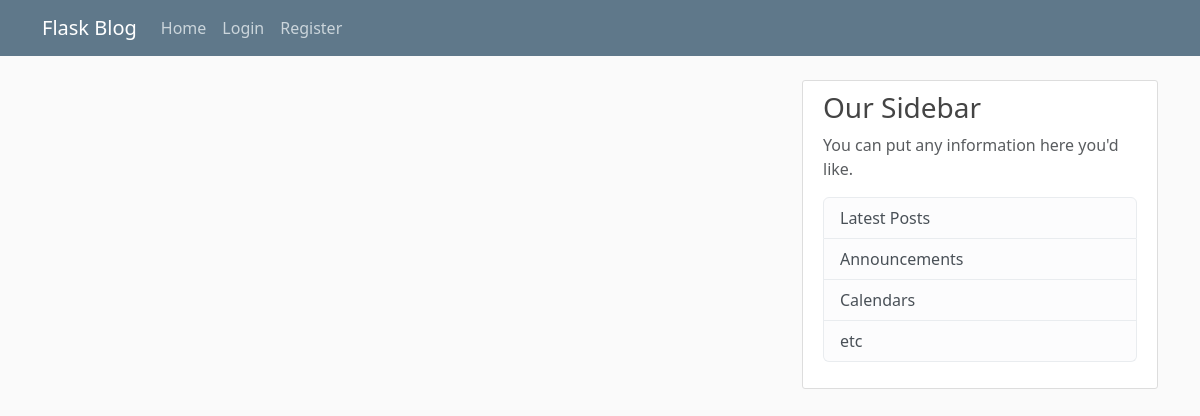
Before: / with the older database file.
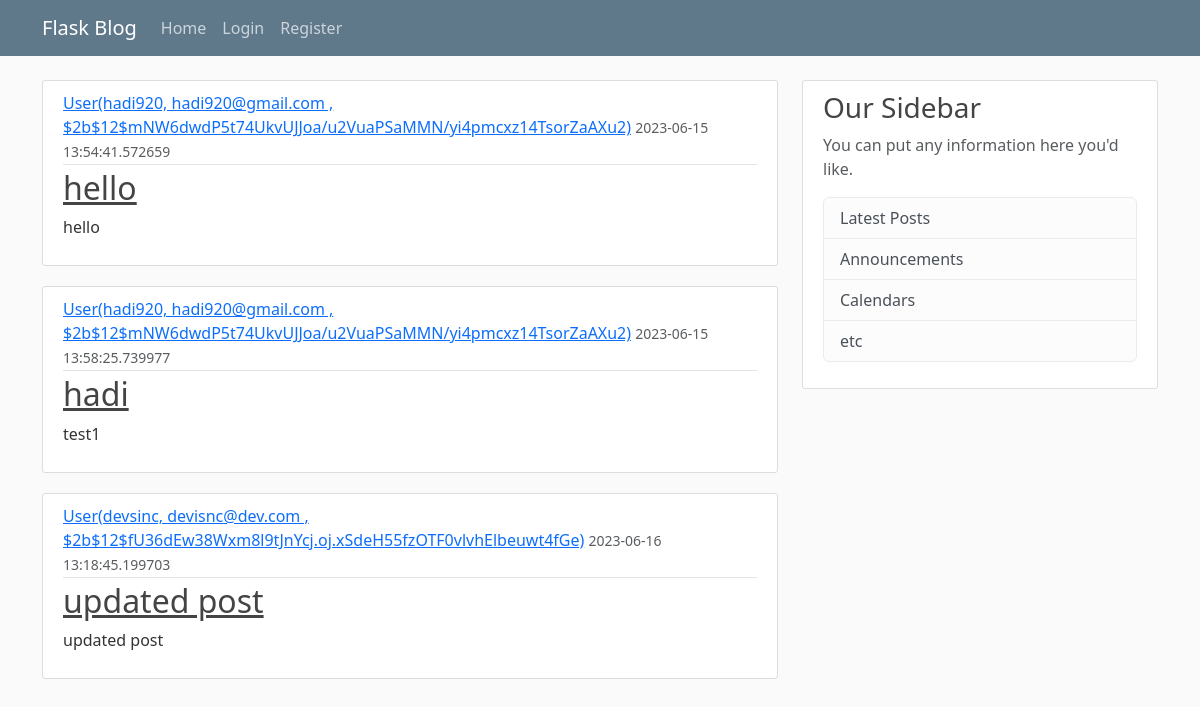
After: the same page with the newer database file.
### flaskblog/models.py (models this page shows, shortened)
class Post(db.Model):
    id = db.Column(db.Integer, primary_key=True)
    title = db.Column(db.String(100), nullable=False)
    date_posted = db.Column(db.DateTime, nullable=True,
                            default=datetime.utcnow)
    content = db.Column(db.Text, nullable=False)
    user_id = db.Column(db.Integer, db.ForeignKey('user.id'), nullable=False)

class User(db.Model, UserMixin):
    id = db.Column(db.Integer, primary_key=True)
    username = db.Column(db.String(20), unique=True, nullable=False)
    email = db.Column(db.String(120), unique=True, nullable=False)
    img_file = db.Column(db.String(20), nullable=False, default="default.jpeg")
    password = db.Column(db.String(60), nullable=False)
    posts = db.relationship('Post', backref='author',
                            lazy=True, primaryjoin="User.id == Post.user_id")
    def __repr__(self):
        return f"User({self.username}, {self.email} , {self.password})"

### flaskblog/routes.py (the view)
@app.route("/")
def home():
    posts = Post.query.all()
    return render_template("home.html", title="homepage", posts=posts)

### flaskblog/templates/home.html (shortened to what this page needs)
{% extends "layout.html" %}
{% block content %}
{% for post in posts %}
<article class="media content-section">
  <div class="media-body">
    <div class="article-metadata">
      <a class="mr-2" href="#">{{ post.author }}</a>
      <small class="text-muted">{{ post.date_posted }}</small>
    </div>
    <h2><a class="article-title" href="#">{{ post.title }}</a></h2>
    <p class="article-content">{{ post.content }}</p>
  </div>
</article>
{%endfor %} {% endblock%}

### flaskblog/templates/layout.html (shortened to what this page needs)
<!DOCTYPE html>
<html lang="en">
  <head>
    <link
      href="https://cdn.jsdelivr.net/npm/bootstrap@5.3.0/dist/css/bootstrap.min.css"
      rel="stylesheet"
    />
    <link rel="stylesheet" type="text/css" href="{{ url_for('static', filename='main.css') }}">
  </head>
  <body>
    <header class="site-header">
      <nav class="navbar navbar-expand-md navbar-dark bg-steel fixed-top">
        <div class="container">
          <a class="navbar-brand mr-4" href="/">Flask Blog</a>
          <div class="collapse navbar-collapse" id="navbarToggle">
            <div class="navbar-nav mr-auto">
              <a class="nav-item nav-link" href="{{url_for('home')}}">Home</a>
            </div>
            <div class="navbar-nav">
              {% if current_user.is_authenticated %}
                <a class="nav-item nav-link" href="{{url_for('account')}}">Account</a>
                <a class="nav-item nav-link" href="{{url_for('new_post')}}">New Post</a>
                <a class="nav-item nav-link" href="{{url_for('logout')}}">Logout</a>
              {% else %}
                <a class="nav-item nav-link" href="{{url_for('login')}}">Login</a>
                <a class="nav-item nav-link" href="{{url_for('register')}}">Register</a>
              {%endif%}
            </div>
          </div>
        </div>
      </nav>
    </header>
    <main role="main" class="container">
        <div class="row">
          <div class="col-md-8">
            {% block content %}{% endblock %}
          </div>
          <div class="col-md-4">
            <div class="content-section">
              <h3>Our Sidebar</h3>
              <p class='text-muted'>You can put any information here you'd like.
                <ul class="list-group">
                  <li class="list-group-item list-group-item-light">Latest Posts</li>
                  <li class="list-group-item list-group-item-light">Announcements</li>
                  <li class="list-group-item list-group-item-light">Calendars</li>
                  <li class="list-group-item list-group-item-light">etc</li>
                </ul>
              </p>
            </div>
          </div>
        </div>
      </main>
  </body>
</html>

### flaskblog/static/main.css (style rules this page uses)
body { background: #fafafa; color: #333333; margin-top: 5rem; }
h1, h2, h3, h4, h5, h6 { color: #444444; }
.bg-steel { background-color: #5f788a; }
.site-header .navbar-nav .nav-link { color: #cbd5db; }
.content-section { background: #ffffff; padding: 10px 20px; border: 1px solid #dddddd; border-radius: 3px; margin-bottom: 20px; }
.article-title { color: #444444; }
.article-content { white-space: pre-line; }
.article-metadata { padding-bottom: 1px; margin-bottom: 4px; border-bottom: 1px solid #e3e3e3; }

Changed rows visible on the page:
added Post: author "User(hadi920, hadi920@gmail.com , $2b$12$mNW6dwdP5t74UkvUJJoa/u2VuaPSaMMN/yi4pmcxz14TsorZaAXu2)", date_posted "2023-06-15 13:54:41.572659", title "hello", content "hello"
added Post: author "User(hadi920, hadi920@gmail.com , $2b$12$mNW6dwdP5t74UkvUJJoa/u2VuaPSaMMN/yi4pmcxz14TsorZaAXu2)", date_posted "2023-06-15 13:58:25.739977", title "hadi", content "test1"
added Post: author "User(devsinc, devisnc@dev.com , $2b$12$fU36dEw38Wxm8l9tJnYcj.oj.xSdeH55fzOTF0vlvhElbeuwt4fGe)", date_posted "2023-06-16 13:18:45.199703", title "updated post", content "updated post"
